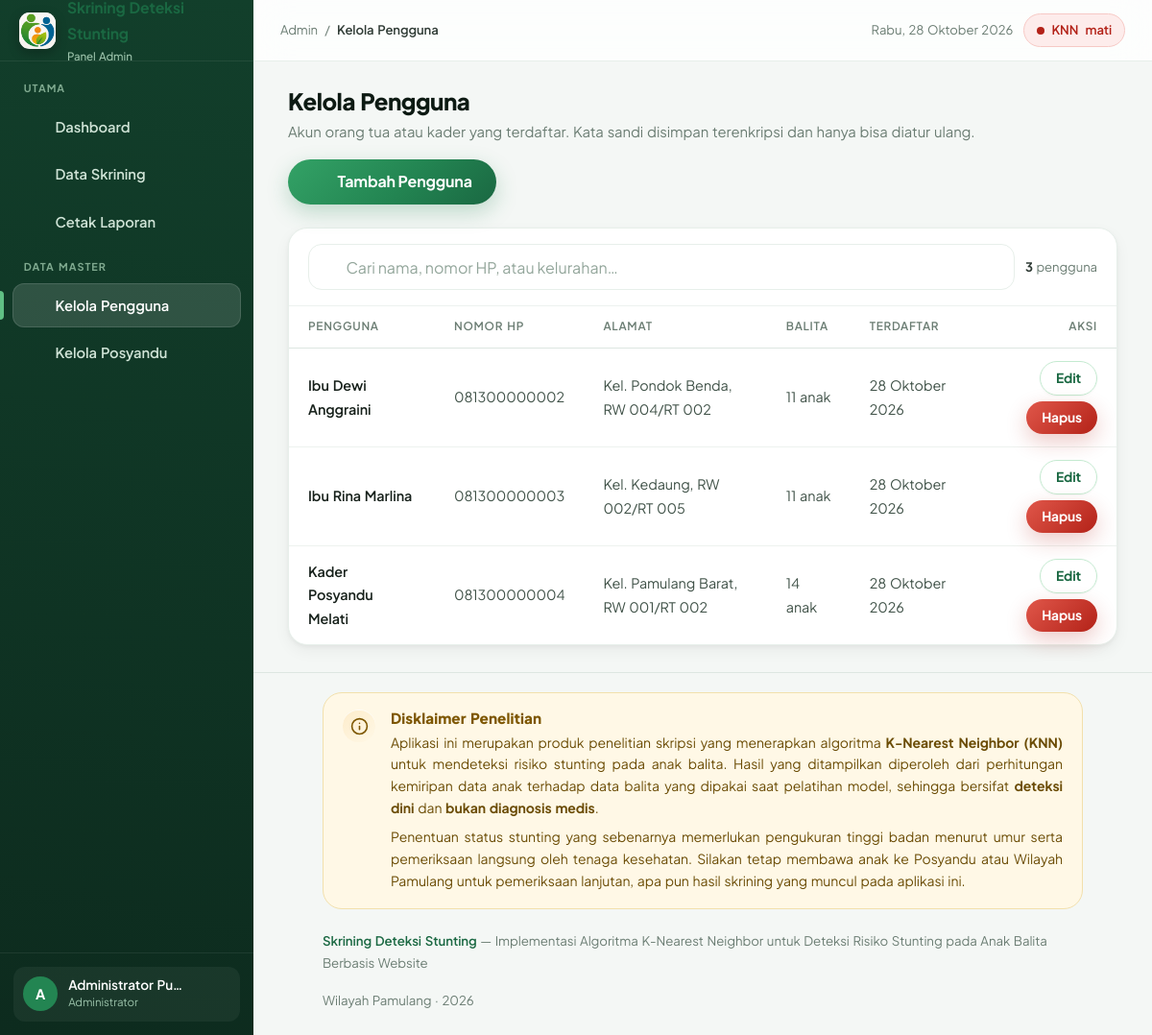
The page /web/admin/pengguna.php (signed in) on the database its author committed.
### tables this page shows
CREATE TABLE pengguna (
    id            INT AUTO_INCREMENT PRIMARY KEY,
    nama          VARCHAR(100) NOT NULL,
    no_hp         VARCHAR(20)  NOT NULL UNIQUE,
    password      VARCHAR(255) NOT NULL,
    kelurahan     VARCHAR(60)  NOT NULL,
    rw            CHAR(3)      NOT NULL,
    rt            CHAR(3)      NOT NULL,
    alamat_detail VARCHAR(255) DEFAULT NULL,
    created_at    TIMESTAMP DEFAULT CURRENT_TIMESTAMP,
    KEY idx_wilayah_pengguna (kelurahan, rw, rt)
);

### web/helpers/fungsi.php (called while the page is built, shortened)
<?php
function e(?string $teks): string
{
    return htmlspecialchars($teks ?? '', ENT_QUOTES, 'UTF-8');
}
function formatTanggal(string $tanggal): string
{
    $bulan = [1=>'Januari','Februari','Maret','April','Mei','Juni','Juli',
              'Agustus','September','Oktober','November','Desember'];
    $t = new DateTime($tanggal);
    return $t->format('j') . ' ' . $bulan[(int)$t->format('n')] . ' ' . $t->format('Y');
}

### web/admin/pengguna.php (the view, shortened to what this page needs)
<?php
require_once __DIR__ . '/../helpers/layout.php';
$daftar = $pdo->query(
    'SELECT p.*, (SELECT COUNT(*) FROM balita b WHERE b.pengguna_id = p.id) AS jumlah_balita
     FROM pengguna p ORDER BY p.created_at DESC'
)->fetchAll();
?>
<div class="kepala-halaman">
    <div>
        <h1>Kelola Pengguna</h1>
        <p>Akun orang tua atau kader yang terdaftar. Kata sandi disimpan terenkripsi dan hanya bisa diatur ulang.</p>
    </div>
    <button class="tombol" onclick="formPengguna()"><?= ikon('tambah', 18) ?> Tambah Pengguna</button>
</div>
<section class="panel">
    <div class="alat-tabel">
        <div class="cari">
            <?= ikon('cari', 18) ?>
            <input type="text" id="saring-tabel" placeholder="Cari nama, nomor HP, atau kelurahan…" aria-label="Cari pengguna">
        </div>
        <span style="font-size:.82rem;color:var(--abu-500)"><b style="color:var(--abu-700)"><?= count($daftar) ?></b> pengguna</span>
    </div>
    <table class="tabel-admin" id="tabel-data">
        <thead>
            <tr><th>Pengguna</th><th>Nomor HP</th><th>Alamat</th><th>Balita</th><th>Terdaftar</th><th style="text-align:right">Aksi</th></tr>
        </thead>
        <tbody>
        <?php foreach ($daftar as $p): $aman = array_diff_key($p, ['password' => 1]); ?>
            <tr>
                <td class="sel-kepala">
                    <span class="sel-utama"><?= e($p['nama']) ?></span>
                </td>
                <td data-label="Nomor HP"><?= e($p['no_hp']) ?></td>
                <td data-label="Alamat">
                    Kel. <?= e($p['kelurahan']) ?>, RW <?= e($p['rw']) ?>/RT <?= e($p['rt']) ?>
                </td>
                <td data-label="Balita"><?= (int)$p['jumlah_balita'] ?> anak</td>
                <td data-label="Terdaftar"><?= formatTanggal($p['created_at']) ?></td>
                <td class="sel-aksi">
                    <div class="aksi-sel" style="justify-content:flex-end">
                        <button class="tombol tombol-kecil tombol-putih"
                                onclick='formPengguna(<?= json_encode($aman, JSON_HEX_APOS | JSON_HEX_QUOT) ?>)'>Edit</button>
                        <form method="post" onsubmit="return confirm('Hapus pengguna ini? Seluruh data balita dan riwayat skriningnya ikut terhapus.')">
                            <button class="tombol tombol-kecil tombol-merah">Hapus</button>
                        </form>
                    </div>
                </td>
            </tr>
        <?php endforeach; ?>
        </tbody>
    </table>
</section>

### web/assets/css/style.css (style rules this page uses)
:root { --hijau-50: #f2fbf5; --hijau-100: #e3f6e9; --hijau-200: #c4ead0; --hijau-300: #96d9ad; --hijau-400: #5fc084; --hijau-500: #33a266; --hijau-600: #238552; --hijau-700: #1a6842; --hijau-800: #145235; --putih: #ffffff; --abu-25: #fbfdfc; --abu-50: #f6f9f7; --abu-100: #edf2ef; --abu-200: #dde6e1; --abu-300: #c3d1c9; --abu-400: #93a69b; --abu-500: #6b7d73; --abu-600: #4d5c54; --abu-700: #2f3b35; --abu-900: #16201a; --merah-bg: #fdeceb; --merah-br: #f6c9c5; --merah-tx: #b32218; --merah-500: #d24437; --kuning-bg: #fff8e6; --kuning-br: #f2e0ac; --kuning-tx: #7d5600; --biru-bg: #eaf2fd; --biru-tx: #1d4e89; --r-sm: 8px; --r-md: 12px; --r-lg: 16px; --r-xl: 22px; --bayangan-xs: 0 1px 2px rgba(20, 82, 53, .06); --bayangan-sm: 0 1px 2px rgba(20, 82, 53, .05), 0 2px 6px rgba(20, 82, 53, .05); --bayangan-md: 0 2px 4px rgba(20, 82, 53, .05), 0 8px 20px rgba(20, 82, 53, .07); --bayangan-lg: 0 4px 8px rgba(20, 82, 53, .06), 0 18px 40px rgba(20, 82, 53, .12); --bayangan-xl: 0 8px 16px rgba(20, 82, 53, .08), 0 32px 64px rgba(20, 82, 53, .18); --transisi: 160ms cubic-bezier(.4, 0, .2, 1); }
*, *::before, *::after { box-sizing: border-box; }
html { -webkit-text-size-adjust: 100%; scroll-behavior: smooth; }
body { margin: 0; font-family: "Segoe UI", system-ui, -apple-system, "Helvetica Neue", Roboto, Arial, sans-serif; background: var(--abu-50); color: var(--abu-700); line-height: 1.65; font-size: 16px; -webkit-font-smoothing: antialiased; text-rendering: optimizeLegibility; }
h1, h2, h3, h4 { color: var(--hijau-800); line-height: 1.25; letter-spacing: -.011em; font-weight: 700; }
input[type=text], input[type=password], input[type=number], input[type=date], input[type=tel], input[type=email], select, textarea { width: 100%; padding: .68rem .85rem; border: 1.5px solid var(--abu-300); border-radius: var(--r-md); font-size: 1rem; font-family: inherit; color: var(--abu-700); background: var(--putih); transition: border-color var(--transisi), box-shadow var(--transisi), background var(--transisi); }
input::placeholder { color: var(--abu-400); }
.tombol { display: inline-flex; align-items: center; justify-content: center; gap: .5rem; border: none; cursor: pointer; background: linear-gradient(180deg, var(--hijau-500), var(--hijau-600)); color: var(--putih); padding: .72rem 1.5rem; border-radius: 999px; font-size: 1rem; font-weight: 600; font-family: inherit; line-height: 1.4; text-decoration: none; box-shadow: var(--bayangan-sm); transition: transform var(--transisi), box-shadow var(--transisi), filter var(--transisi); }
.tombol-kecil { padding: .42rem .9rem; font-size: .86rem; }
.tombol-putih { background: var(--putih); color: var(--hijau-700); border: 1.5px solid var(--hijau-300); }
.tombol-merah { background: linear-gradient(180deg, var(--merah-500), var(--merah-tx)); }
table { width: 100%; border-collapse: collapse; font-size: .93rem; }
thead th { background: var(--hijau-50); color: var(--hijau-800); text-align: left; padding: .78rem .9rem; font-weight: 600; font-size: .86rem; letter-spacing: .015em; text-transform: uppercase; border-bottom: 1px solid var(--hijau-200); white-space: nowrap; }
tbody td { padding: .78rem .9rem; border-bottom: 1px solid var(--abu-100); vertical-align: middle; }
tbody tr:last-child td { border-bottom: none; }
tbody tr { transition: background var(--transisi); }
:root { --lebar-isi: 1720px; --tepi-isi: clamp(1rem, 3vw, 3.5rem); }

### rows shown on the page
pengguna: nama "Ibu Dewi Anggraini", no_hp "081300000002", kelurahan "Pondok Benda", rw "004", rt "002", jumlah_balita "11", created_at "28 Oktober 2026"
pengguna: nama "Ibu Rina Marlina", no_hp "081300000003", kelurahan "Kedaung", rw "002", rt "005", jumlah_balita "11", created_at "28 Oktober 2026"
pengguna: nama "Kader Posyandu Melati", no_hp "081300000004", kelurahan "Pamulang Barat", rw "001", rt "002", jumlah_balita "14", created_at "28 Oktober 2026"

### other values the page prints
$teks "Dashboard"
$teks "Data Skrining"
$teks "Cetak Laporan"
$teks "Kelola Pengguna"
$teks "Kelola Posyandu"
$inisial "A"
$namaAdmin "Administrator Pu…"
$judul "Kelola Pengguna"
$hari "Rabu"
count($daftar) "3"
NAMA_INSTANSI "Wilayah Pamulang"
NAMA_APP "Skrining Deteksi Stunting"
